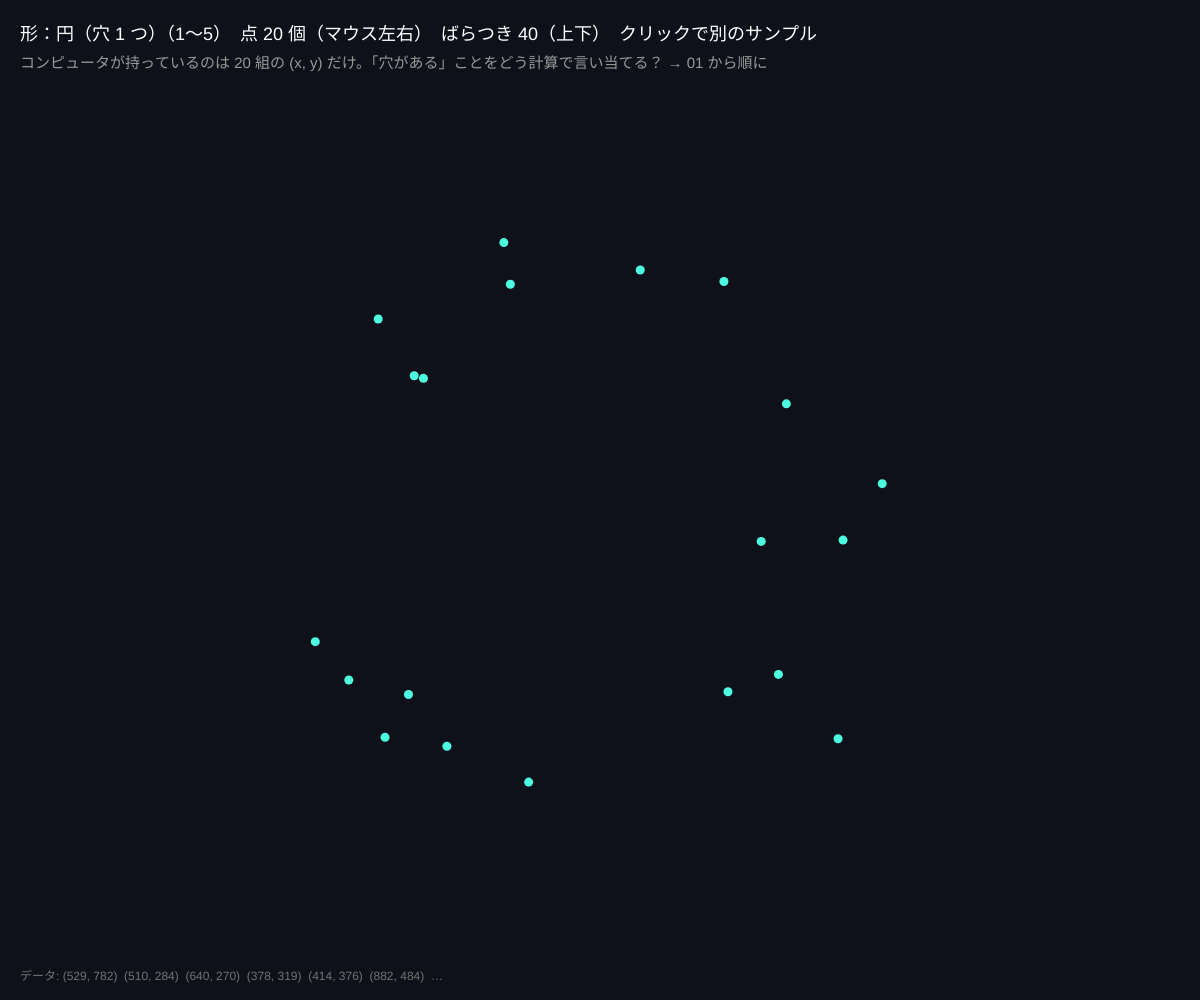
Frame 1 (no input)
Frame 60 (no input): identical to frame 1, image omitted
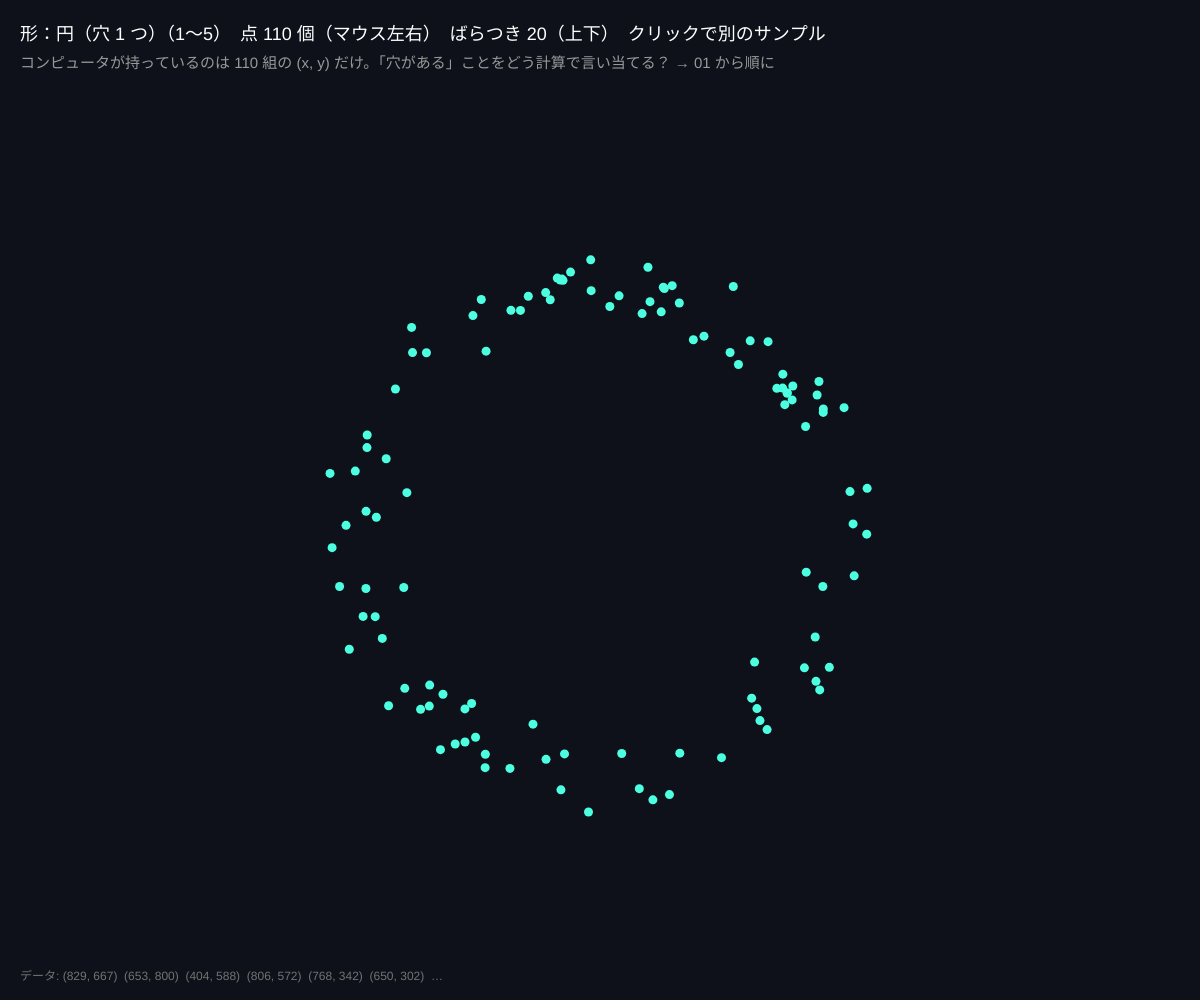
Frame 120 (the mouse pressed at the canvas centre since frame 60)

The p5.js sketch that drew these frames (run headless with seeded random() and noise() and a simulated clock; from frame 60 on, the mouse is pressed at the canvas centre):

// p5.js sketch
// ── sketch.js
// ============================================
// 00 点の集まりに「形」はあるか？
// データは点の集まり（点群）。人の目には円や 8 の字に見えるが、コンピュータにはただの座標の列
// TDA（位相的データ解析）は「穴がいくつあるか」のように、形の本質を数で取り出す方法
// 1〜5 で形を切りかえ / マウス上下 = ばらつき（ノイズ） / 左右 = 点の数 / クリックで作り直す
// ============================================

let pts = [];
let shape = 1;
let names = ['', '円（穴 1 つ）', '2 つの円（穴 2 つ）', '8 の字', 'ただの塊（穴なし）', '2 つの塊'];
let seed = 1;

function setup() {
  createCanvas(windowWidth, windowHeight);
  colorMode(HSB, 360, 100, 100, 100);
}

// ★ 形から点をサンプリングする
function makePoints(n, noiseAmt) {
  randomSeed(seed);
  let out = [];
  let cx = width / 2, cy = height / 2 + 30, R = min(width, height) * 0.25;
  for (let i = 0; i < n; i++) {
    let a = random(TWO_PI), x, y;
    if (shape === 1) { x = cx + cos(a) * R; y = cy + sin(a) * R; }
    else if (shape === 2) { let s = random() < 0.5 ? -1 : 1; x = cx + s * R * 1.1 + cos(a) * R * 0.6; y = cy + sin(a) * R * 0.6; }
    else if (shape === 3) { let t = a; x = cx + R * 1.2 * sin(t); y = cy + R * 0.8 * sin(t) * cos(t); }
    else if (shape === 4) { let r = R * sqrt(random()); x = cx + cos(a) * r; y = cy + sin(a) * r; }
    else { let s = random() < 0.5 ? -1 : 1; let r = R * 0.5 * sqrt(random()); x = cx + s * R + cos(a) * r; y = cy + sin(a) * r; }
    out.push({ x: x + randomGaussian() * noiseAmt, y: y + randomGaussian() * noiseAmt });
  }
  return out;
}

function draw() {
  background(230, 40, 10);
  let n = floor(map(mouseX, 0, width, 20, 200, true));
  let noiseAmt = map(mouseY, 0, height, 40, 0, true);
  pts = makePoints(n, noiseAmt);

  noStroke();
  for (let p of pts) {
    fill(170, 70, 100);
    circle(p.x, p.y, 9);
  }
  fill(0, 0, 100);
  textSize(18);
  text('形：' + names[shape] + '（1〜5）　点 ' + n + ' 個（マウス左右）　ばらつき ' + round(noiseAmt) + '（上下）　クリックで別のサンプル', 20, 40);
  fill(0, 0, 60);
  textSize(15);
  text('コンピュータが持っているのは ' + n + ' 組の (x, y) だけ。「穴がある」ことをどう計算で言い当てる？ → 01 から順に', 20, 68);
  // 座標の列（データの正体）
  textSize(12);
  fill(0, 0, 45);
  let s = pts.slice(0, 6).map((p) => '(' + round(p.x) + ', ' + round(p.y) + ')').join('  ') + '  …';
  text('データ: ' + s, 20, height - 20);
}

function keyPressed() { if (key >= '1' && key <= '5') shape = int(key); }
function mousePressed() { seed = floor(random(10000)); }

// ---------- やってみよう ----------
// 1. ノイズを上げていくと、どこまで「円」に見える？ 自分の目の限界を知ろう
// 2. 点を 20 個にすると、8 の字と 2 つの円の区別はつく？
// 3. 自分の形を 6 として追加しよう（例：渦巻き、三角形の輪郭）
